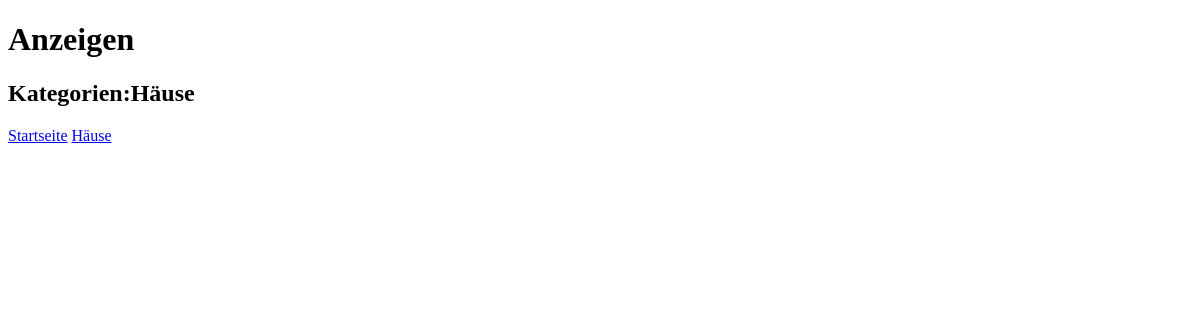
Page /bboard/1/ on the earlier database version.
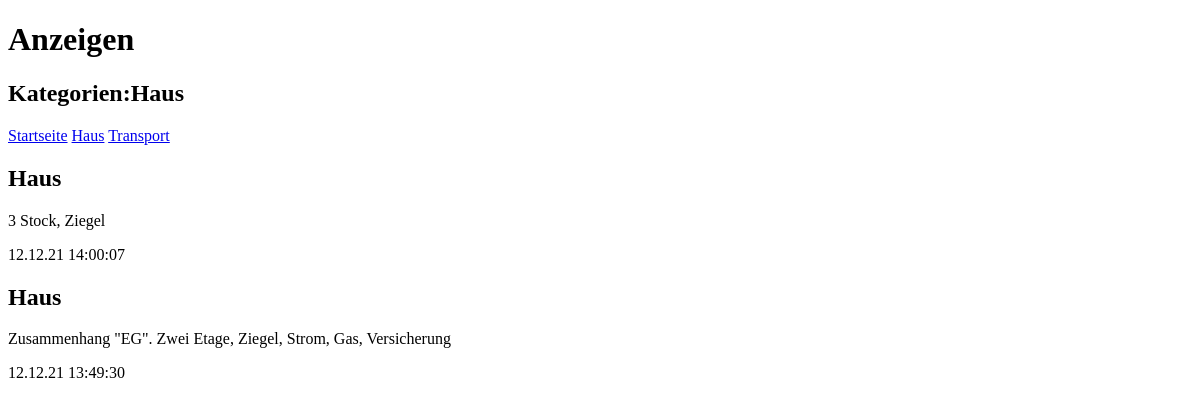
Same page on the later database version.
### bboard/models.py (models this page shows, shortened)
class Rubric(models.Model):
    name = models.CharField(max_length=20, db_index=True, verbose_name='Name')
    class Meta:
        verbose_name_plural = 'Kategorien'
        verbose_name = 'Kategorie'
        ordering = ['name']

class Bb(models.Model):
    title = models.CharField(max_length=50, verbose_name='Material')
    content = models.TextField(null=True, blank=True, verbose_name='Description')
    price = models.FloatField(null=True, blank=True, verbose_name='Price')
    published = models.DateTimeField(auto_now_add=True, db_index=True, verbose_name='Published')
    rubric = models.ForeignKey('Rubric', null=True, on_delete=models.PROTECT, verbose_name='Kategorie')
    class Meta:
        verbose_name_plural = 'Anzeigen'
        verbose_name = 'Material'
        ordering = ['-published']

### bboard/views.py (the view)
# urls.py: path('<int:rubric_id>/', by_rubric, name='by_rubric'),
def by_rubric(request, rubric_id):
    bbs = Bb.objects.filter(rubric=rubric_id)
    rubrics = Rubric.objects.all()
    current_rubric = Rubric.objects.get(pk=rubric_id)
    context = {'bbs': bbs, 'rubrics': rubrics, 'current_rubric': current_rubric}
    return render(request, 'bboard/by_rubric.html', context)

### bboard/templates/bboard/by_rubric.html (shortened to what this page needs)
<!DOCTYPE html>
<html>
     <head>
     </head>
     <body>
          <h1>Anzeigen</h1>
          <h2>Kategorien:{{current_rubric.name}}</h2>
      <div>
          <a href="/bboard/">Startseite</a>
          {% for rubric in rubrics %}
          <a href="/bboard/{{ rubric.pk }}/">{{ rubric.name }}</a>
          {% endfor %}
      </div>
      {% for bb in bbs %}
      <div>
          <h2>{{ bb.title }}</h2>
          <p>{{ bb.content }}</p>
          <p>{{ bb.published|date:'d.m.y H:i:s' }}</p>
      </div>
      {% endfor %}
     </body>
</html>

Differences in the rows shown:
changed Rubric: name "Häuse" → "Haus"
added Rubric: name "Transport"
now on this page (row edited): Bb: title "Haus", content "3 Stock, Ziegel", published "12.12.21 14:00:07"
now on this page (row edited): Bb: title "Haus", content "Zusammenhang \"EG\". Zwei Etage, Ziegel, Strom, Gas, Versicherung", published "12.12.21 13:49:30"
